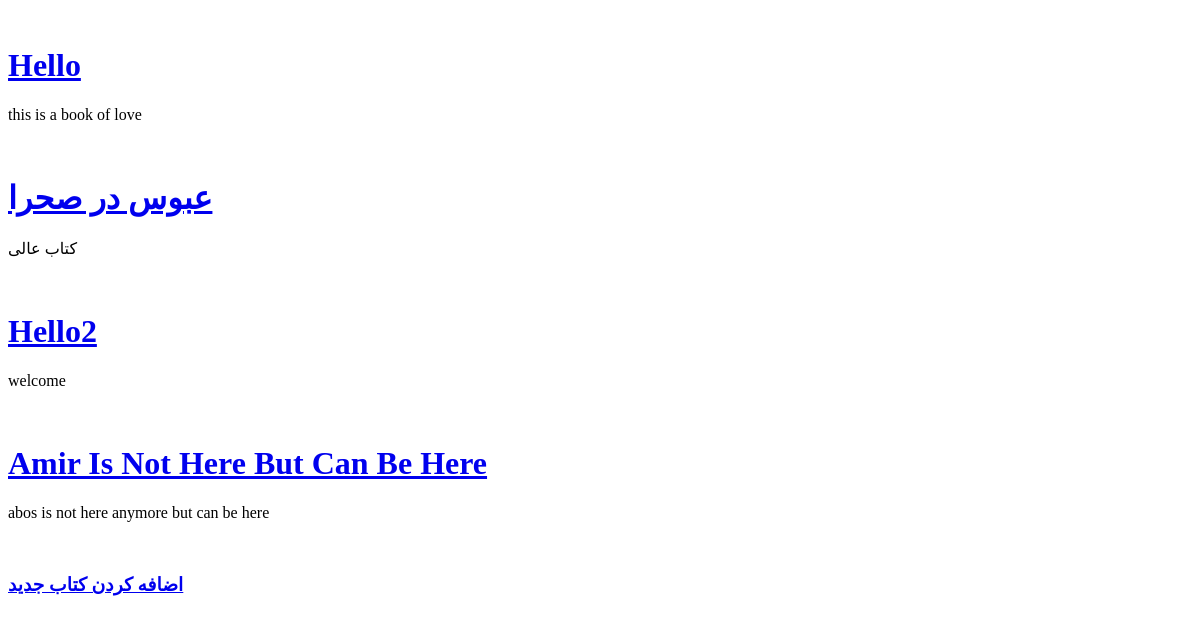
/books/, run on an earlier commit of the app's database.
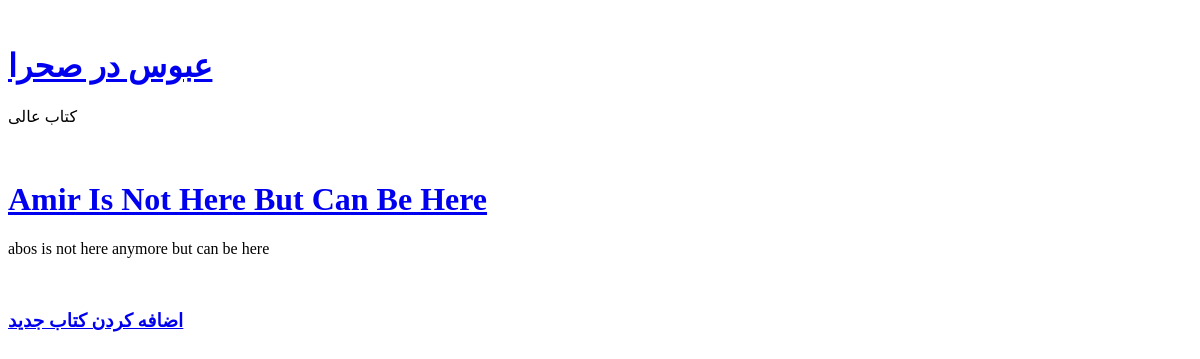
And on a later commit of the database.
### books/models.py (models this page shows, shortened)
class Books(models.Model):
    title = models.CharField(max_length=200)
    author = models.CharField(max_length=200)
    price = models.DecimalField(max_digits=5, decimal_places=2)
    description = models.TextField()
    def get_absolute_url(self):
        return reverse('book_detail', args={self.id})

### books/views.py (the view)
# urls.py: path('', views.BookListView.as_view(), name='book_list'),
class BookListView(generic.ListView):
    model = Books
    template_name = 'books/book_list_view.html'
    context_object_name = 'books'

### books/templates/books/book_list_view.html (shortened to what this page needs)
{% extends '_base.html' %}
{% block content %}
    {% for book in books %}
        <br>
        <a href="{{ book.get_absolute_url }}">
            <h1>{{ book.title|title }}</h1></a>
        <p>{{ book.description|truncatewords:30}}</p>
    {% endfor %}
    <br>
    <h3><a href="{% url 'book_create' %}">اضافه کردن کتاب جدید</a></h3>
    <br>
{% endblock content %}

What changed in the data, as far as the page shows it:
removed Books: title "Hello", description "this is a book of love"
removed Books: title "Hello2", description "welcome"
